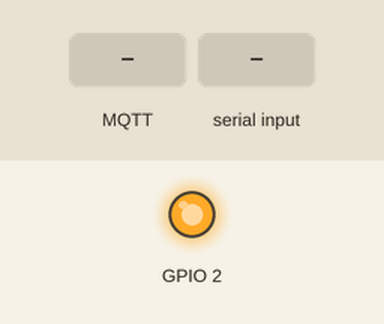
The sketch below on a simulated ESP8266 (NodeMCU). On the bench: output pins drawn as LEDs (lit = HIGH). The inputs (shaded band) are chosen by the test bench. WiFi joins after 1.5 s; servers stay silent unless stated; no MQTT or app messages arrive unless stated; what the sketch prints to the serial monitor is not drawn. At 10.3 s the program restarts the board; the recording ends there.

Above: at 0.6 s.
At 2.9 s:
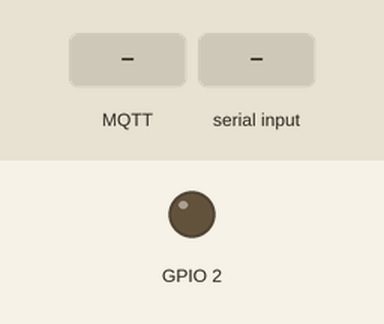
3.0 s: MQTT message "send" arrives on the first subscribed topic
5.2 s: "send" received over Serial
7.7 s: MQTT message "send" arrives on the third subscribed topic
9.7 s: MQTT message "send" arrives on the second subscribed topic
Timing chart, 0 to 10.3 s (numbered marks = the images above; inputs shaded):
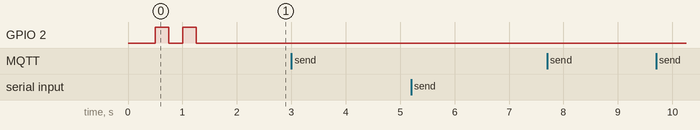

Measured:
- after the input at 3.0 s, every drawn part: stays the same
- after the input at 5.2 s, every drawn part: stays the same
- after the input at 7.7 s, every drawn part: stays the same
- after the input at 9.7 s, every drawn part: stays the same

The sketch:

IBM_WATSON_IOT.ino
```cpp
#include "ibm.h"
#include "random.h"

void setup()
{
   Serial.begin(9600);
   pinMode(2,OUTPUT);
   set_wifi();
   mqttConnect();
   initManagedDevice();
}

void loop()
{
   client_loop();
   if(Serial.readString()=="send")
      publishData();
}
```

global.h
```cpp
#ifndef __GLOBAL_H
#define __GLOBAL_H

#define WLAN_SSID "YOUR SSID"
#define WLAN_PASS "YOUR PASSWORD"

#endif
```

ibm.cpp
```cpp
#include <ESP8266WiFi.h>
#include <PubSubClient.h>
#include <ArduinoJson.h>
#include "ibm.h"
#include "random.h"

/*++++++ IBM_WATSON credential & parameters +++++++*/
#define ORG           "Bluemix id"
#define DEVICE_TYPE   "IBM DEVICE TYPE"
#define DEVICE_ID     "IBM DEVICE_ID"
#define TOKEN         "IBM TOKEN"

char server    []   =  ORG ".messaging.internetofthings.ibmcloud.com";
char authMethod[]   = "use-token-auth";
char token     []   = TOKEN;
char clientId  []   = "d:" ORG ":" DEVICE_TYPE ":" DEVICE_ID;

const char publishTopic [] = "iot-2/evt/status/fmt/json";
const char responseTopic[] = "iotdm-1/response";
const char manageTopic  [] = "iotdevice-1/mgmt/manage";
const char updateTopic  [] = "iotdm-1/device/update";
const char rebootTopic  [] = "iotdm-1/mgmt/initiate/device/reboot";
/*++++++++++++++++++++++++++++++++++++++++++++++++++*/

/*++++++++++ class and object declerations +++++++++*/
WiFiClient wifiClient;
PubSubClient client(server, 1883, callback, wifiClient);
/*++++++++++++++++++++++++++++++++++++++++++++++++++*/

/*++++++++++++++ Function declerations +++++++++++++*/
void mqttConnect(void);
void publishData(void);
void client_loop(void);
void initManagedDevice(void);
void handleUpdate(byte* payload);
void callback(char* topic, byte* payload, unsigned int payloadLength);
/*++++++++++++++++++++++++++++++++++++++++++++++++++*/

int publishInterval = 30000;
long lastPublishMillis;

/*+++++++++++++++For Mqtt connection +++++++++++++++*/
/*++++++++++++++++++++++++++++++++++++++++++++++++++*/
void mqttConnect(void)
{
	 if (!!!client.connected())
	 {
	   Serial.print("connecting MQTT client to ");
	   Serial.println(server);
	   while (!!!client.connect(clientId, authMethod, token))
	   {
	     Serial.print(".");
	     delay(500);
	   }
     Serial.println("MQTT connected");
	 }
}
/*++++For initialise & subscribing the system +++++++*/
/*++++++++++++++++++++++++++++++++++++++++++++++++++*/
void initManagedDevice(void)
{
	 if (client.subscribe("iotdm-1/response"))
	   Serial.println("subscribe to responses OK");
	 else
	   Serial.println("subscribe to responses FAILED");

	 if (client.subscribe(rebootTopic))
	   Serial.println("subscribe to reboot OK");
	 else
	   Serial.println("subscribe to reboot FAILED");

	 if (client.subscribe("iotdm-1/device/update"))
	   Serial.println("subscribe to update OK");
	 else
	   Serial.println("subscribe to update FAILED");

	 StaticJsonBuffer<300> jsonBuffer;
	 JsonObject& root = jsonBuffer.createObject();
	 JsonObject& d = root.createNestedObject("d");
	 JsonObject& metadata = d.createNestedObject("metadata");
	 metadata["publishInterval"] = publishInterval;
	 JsonObject& supports = d.createNestedObject("supports");
	 supports["deviceActions"] = true;

	 char buff[300];
	 root.printTo(buff, sizeof(buff));
	 Serial.println("publishing device metadata:");
	 Serial.println(buff);

	 if(client.publish(manageTopic, buff))
	   Serial.println("device Publish ok");
	 else
	   Serial.print("device Publish failed:");
}
/*++++++++++++++++ For data publish ++++++++++++++++*/
/*++++++++++++++++++++++++++++++++++++++++++++++++++*/
void publishData(void)
{
	 String payload = "{\"d\":{\"counter\":";
	 payload += millis() / 1000;
	 payload += "}}";

	 Serial.print("Sending payload: ");
	 Serial.println(payload);

	 if (client.publish(publishTopic, (char*) payload.c_str()))
	   Serial.println("Publish OK");
	 else
	   Serial.println("Publish FAILED");
}
/*+++++++++++++++For mqtt callback +++++++++++++++++*/
/*++++++++++++++++++++++++++++++++++++++++++++++++++*/
void callback(char* topic, byte* payload, unsigned int payloadLength)
{
	 Serial.print("callback invoked for topic: ");
	 Serial.println(topic);

	 if (strcmp (responseTopic, topic) == 0)
	   return;
	 if (strcmp (rebootTopic, topic) == 0)
	 {
	   Serial.println("Rebooting...");
	   ESP.restart();
	 }
	 if (strcmp (updateTopic, topic) == 0)
	   handleUpdate(payload);
}
/*+++++++++ For received message handling ++++++++++*/
/*++++++++++++++++++++++++++++++++++++++++++++++++++*/
void handleUpdate(byte* payload)
{
	 StaticJsonBuffer<300> jsonBuffer;
	 JsonObject& root = jsonBuffer.parseObject((char*)payload);
	 if (!root.success())
	 {
	   Serial.println("handleUpdate: payload parse FAILED");
	   return;
	 }
	 Serial.println("handleUpdate payload:");
	 root.prettyPrintTo(Serial);
	 Serial.println();

	 JsonObject& d = root["d"];
	 JsonArray& fields = d["fields"];
	 for (JsonArray::iterator it = fields.begin(); it != fields.end(); ++it)
	 {
	   JsonObject& field = *it;
	   const char* fieldName = field["field"];
	   if (strcmp (fieldName, "metadata") == 0)
	   {
	     JsonObject& fieldValue = field["value"];
	     const char* cloud_to_device = fieldValue["cloud to device"];
	     Serial.printf("cloud to device msg : %s\n",cloud_to_device);
       blinkLED();
	   }
	 }
}
/*+ For maintain server connection and msg callback +*/
/*++++++++++++++++++++++++++++++++++++++++++++++++++*/
void client_loop(void)
{
   if (!client.loop())
   {
     mqttConnect();
     initManagedDevice();
   }
}
```

ibm.h
```cpp
#ifndef __IBM_H
#define __IBM_H

extern void mqttConnect(void);
extern void publishData(void);
extern void client_loop(void);
extern void initManagedDevice(void);
extern void handleUpdate(byte* payload);
extern void callback(char* topic, byte* payload, unsigned int payloadLength);

#endif
```

random.cpp
```cpp
#include <ESP8266WiFi.h>
#include "random.h"
#include "global.h"

/*+++++++++++++++++++Fn declaration++++++++++++++++++*/
void set_wifi(void);
void blinkLED(void);
/*+++++++++++++++++++++++++++++++++++++++++++++++++++*/

/*+++++++++++For initiating wifi connect+++++++++++++*/
/*+++++++++++++++++++++++++++++++++++++++++++++++++++*/
void set_wifi(void)
{
  Serial.println("WiFi Initiating |^^^-^^^| ");
  WiFi.mode(WIFI_STA);
  WiFi.disconnect();
  WiFi.begin(WLAN_SSID,WLAN_PASS);
  digitalWrite(2, HIGH);
  while (WiFi.status() != WL_CONNECTED)
  {
    Serial.print(".");
    digitalWrite(2, millis()>>8&1);
    delay(250);
  }
  digitalWrite(2, LOW);
  Serial.println("WiFi connected");
}
/*+++++++++++++++For led indication+++++++++++++++++*/
/*+++++++++++++++++++++++++++++++++++++++++++++++++++*/
void blinkLED(void)
{
    digitalWrite(2, HIGH);
    delay(500);
    digitalWrite(2, LOW);
}
```

random.h
```cpp
#ifndef __RANDOM_H
#define __RANDOM_H

extern void set_wifi(void);
extern void blinkLED(void);

#endif
```
